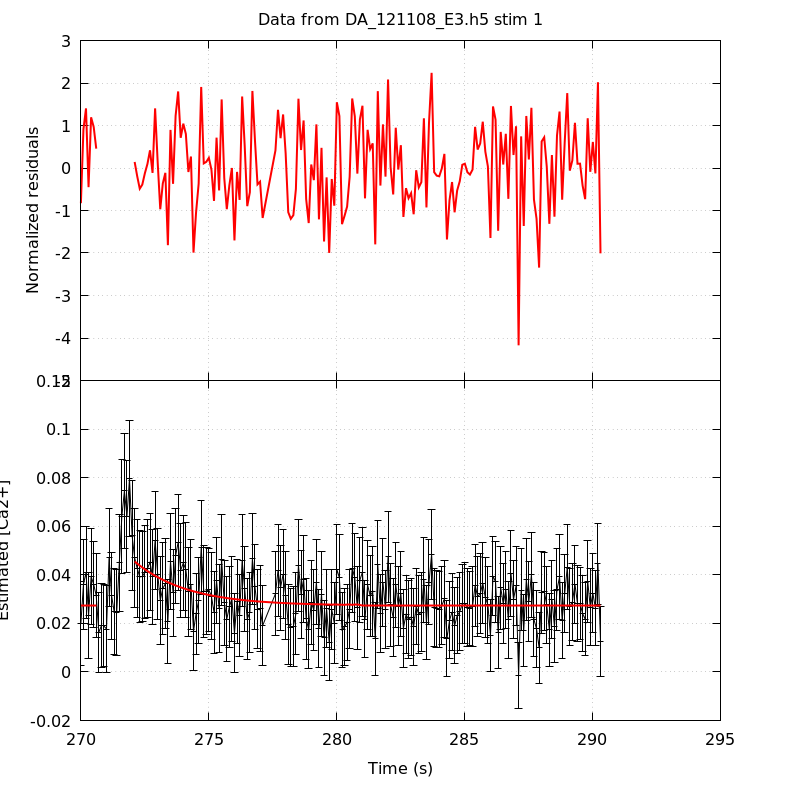

Recreate this plot in gnuplot.
unset key
set grid
set multiplot title 'Data from DA_121108_E3.h5 stim 1' noenhanced layout 2,1 margins 0.1,0.9,0.1,0.95 spacing 0,0
set ylabel 'Normalized residuals'
set xtics format ''
plot 'DA_121108_E3_aba_RatioFit_s1' using 1:4 with lines linecolor rgb 'red' linewidth 2
set format x '%g'
set xlabel 'Time (s)'
set ylabel 'Estimated [Ca2+]'
plot 'DA_121108_E3_aba_CaRatio_s1' using 1:2:($3*1.96) with yerrorlines \
     linecolor rgb 'black' linewidth 1,                \
     'DA_121108_E3_aba_RatioFit_s1' using 1:3 with lines linecolor rgb 'red'\
     linewidth 2
unset multiplot
